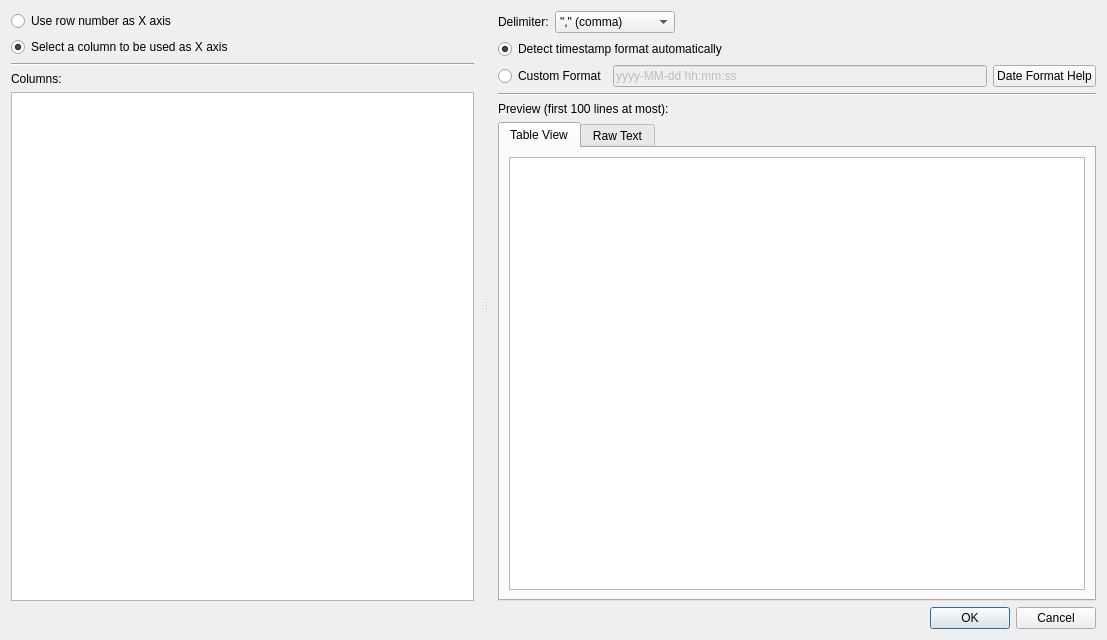
<?xml version="1.0" encoding="UTF-8"?>
<ui version="4.0">
 <class>DialogCSV</class>
 <widget class="QDialog" name="DialogCSV">
  <property name="geometry">
   <rect>
    <x>0</x>
    <y>0</y>
    <width>1107</width>
    <height>640</height>
   </rect>
  </property>
  <property name="windowTitle">
   <string>CSV Loader</string>
  </property>
  <layout class="QVBoxLayout" name="verticalLayout_3">
   <item>
    <widget class="QSplitter" name="splitter">
     <property name="orientation">
      <enum>Qt::Horizontal</enum>
     </property>
     <widget class="QWidget" name="layoutWidget">
      <layout class="QVBoxLayout" name="verticalLayout">
       <property name="rightMargin">
        <number>10</number>
       </property>
       <item>
        <widget class="QRadioButton" name="radioButtonIndex">
         <property name="text">
          <string>Use row number as X axis</string>
         </property>
        </widget>
       </item>
       <item>
        <widget class="QRadioButton" name="radioButtonSelect">
         <property name="text">
          <string>Select a column to be used as X axis</string>
         </property>
         <property name="checked">
          <bool>true</bool>
         </property>
        </widget>
       </item>
       <item>
        <widget class="Line" name="line">
         <property name="orientation">
          <enum>Qt::Horizontal</enum>
         </property>
        </widget>
       </item>
       <item>
        <widget class="QLabel" name="label_3">
         <property name="text">
          <string>Columns:</string>
         </property>
        </widget>
       </item>
       <item>
        <widget class="QListWidget" name="listWidgetSeries"/>
       </item>
      </layout>
     </widget>
     <widget class="QWidget" name="layoutWidget_2">
      <layout class="QVBoxLayout" name="verticalLayout_2">
       <property name="leftMargin">
        <number>10</number>
       </property>
       <item>
        <layout class="QHBoxLayout" name="horizontalLayout">
         <item>
          <widget class="QLabel" name="label">
           <property name="text">
            <string>Delimiter:</string>
           </property>
          </widget>
         </item>
         <item>
          <widget class="QComboBox" name="comboBox">
           <property name="minimumSize">
            <size>
             <width>120</width>
             <height>0</height>
            </size>
           </property>
           <item>
            <property name="text">
             <string>&quot;,&quot; (comma)</string>
            </property>
           </item>
           <item>
            <property name="text">
             <string>&quot;;&quot; (semicolon)</string>
            </property>
           </item>
           <item>
            <property name="text">
             <string>&quot; &quot; (space)</string>
            </property>
           </item>
           <item>
            <property name="text">
             <string>&quot;\t&quot; (tab)</string>
            </property>
           </item>
          </widget>
         </item>
         <item>
          <spacer name="horizontalSpacer">
           <property name="orientation">
            <enum>Qt::Horizontal</enum>
           </property>
           <property name="sizeHint" stdset="0">
            <size>
             <width>40</width>
             <height>20</height>
            </size>
           </property>
          </spacer>
         </item>
        </layout>
       </item>
       <item>
        <widget class="QRadioButton" name="radioAutoTime">
         <property name="text">
          <string>Detect timestamp format automatically</string>
         </property>
         <property name="checked">
          <bool>true</bool>
         </property>
        </widget>
       </item>
       <item>
        <layout class="QHBoxLayout" name="horizontalLayout_2">
         <property name="topMargin">
          <number>0</number>
         </property>
         <item>
          <widget class="QRadioButton" name="radioCustomTime">
           <property name="text">
            <string>Custom Format</string>
           </property>
          </widget>
         </item>
         <item>
          <widget class="QLineEdit" name="lineEditDateFormat">
           <property name="enabled">
            <bool>false</bool>
           </property>
           <property name="text">
            <string>yyyy-MM-dd hh:mm:ss</string>
           </property>
           <property name="placeholderText">
            <string>yyyy-MM-dd hh:mm:ss</string>
           </property>
          </widget>
         </item>
         <item>
          <widget class="QPushButton" name="dateTimeHelpButton">
           <property name="maximumSize">
            <size>
             <width>16777215</width>
             <height>16777215</height>
            </size>
           </property>
           <property name="text">
            <string>Date Format Help</string>
           </property>
          </widget>
         </item>
        </layout>
       </item>
       <item>
        <widget class="Line" name="line_2">
         <property name="orientation">
          <enum>Qt::Horizontal</enum>
         </property>
        </widget>
       </item>
       <item>
        <widget class="QLabel" name="label_2">
         <property name="text">
          <string>Preview (first 100 lines at most):</string>
         </property>
        </widget>
       </item>
       <item>
        <widget class="QTabWidget" name="tabWidget">
         <property name="currentIndex">
          <number>0</number>
         </property>
         <widget class="QWidget" name="tab_4">
          <attribute name="title">
           <string>Table View</string>
          </attribute>
          <layout class="QVBoxLayout" name="verticalLayout_7">
           <item>
            <widget class="QTableView" name="tableView">
             <property name="sizePolicy">
              <sizepolicy hsizetype="Expanding" vsizetype="Expanding">
               <horstretch>1</horstretch>
               <verstretch>1</verstretch>
              </sizepolicy>
             </property>
             <property name="layoutDirection">
              <enum>Qt::LeftToRight</enum>
             </property>
             <property name="editTriggers">
              <set>QAbstractItemView::NoEditTriggers</set>
             </property>
             <property name="showDropIndicator" stdset="0">
              <bool>false</bool>
             </property>
             <property name="dragDropOverwriteMode">
              <bool>false</bool>
             </property>
             <property name="wordWrap">
              <bool>true</bool>
             </property>
             <attribute name="verticalHeaderStretchLastSection">
              <bool>false</bool>
             </attribute>
            </widget>
           </item>
          </layout>
         </widget>
         <widget class="QWidget" name="tab_3">
          <attribute name="title">
           <string>Raw Text</string>
          </attribute>
          <layout class="QVBoxLayout" name="verticalLayout_9">
           <item>
            <widget class="QCodeEditor" name="rawText">
             <property name="sizePolicy">
              <sizepolicy hsizetype="Preferred" vsizetype="Preferred">
               <horstretch>1</horstretch>
               <verstretch>1</verstretch>
              </sizepolicy>
             </property>
             <property name="lineWrapMode">
              <enum>QTextEdit::NoWrap</enum>
             </property>
             <property name="readOnly">
              <bool>true</bool>
             </property>
            </widget>
           </item>
          </layout>
         </widget>
        </widget>
       </item>
      </layout>
     </widget>
    </widget>
   </item>
   <item>
    <widget class="QDialogButtonBox" name="buttonBox">
     <property name="enabled">
      <bool>true</bool>
     </property>
     <property name="orientation">
      <enum>Qt::Horizontal</enum>
     </property>
     <property name="standardButtons">
      <set>QDialogButtonBox::Cancel|QDialogButtonBox::Ok</set>
     </property>
    </widget>
   </item>
  </layout>
 </widget>
 <customwidgets>
  <customwidget>
   <class>QCodeEditor</class>
   <extends>QTextEdit</extends>
   <header location="global">QCodeEditor</header>
  </customwidget>
 </customwidgets>
 <resources/>
 <connections>
  <connection>
   <sender>buttonBox</sender>
   <signal>accepted()</signal>
   <receiver>DialogCSV</receiver>
   <slot>accept()</slot>
   <hints>
    <hint type="sourcelabel">
     <x>248</x>
     <y>254</y>
    </hint>
    <hint type="destinationlabel">
     <x>157</x>
     <y>274</y>
    </hint>
   </hints>
  </connection>
  <connection>
   <sender>buttonBox</sender>
   <signal>rejected()</signal>
   <receiver>DialogCSV</receiver>
   <slot>reject()</slot>
   <hints>
    <hint type="sourcelabel">
     <x>316</x>
     <y>260</y>
    </hint>
    <hint type="destinationlabel">
     <x>286</x>
     <y>274</y>
    </hint>
   </hints>
  </connection>
 </connections>
</ui>
